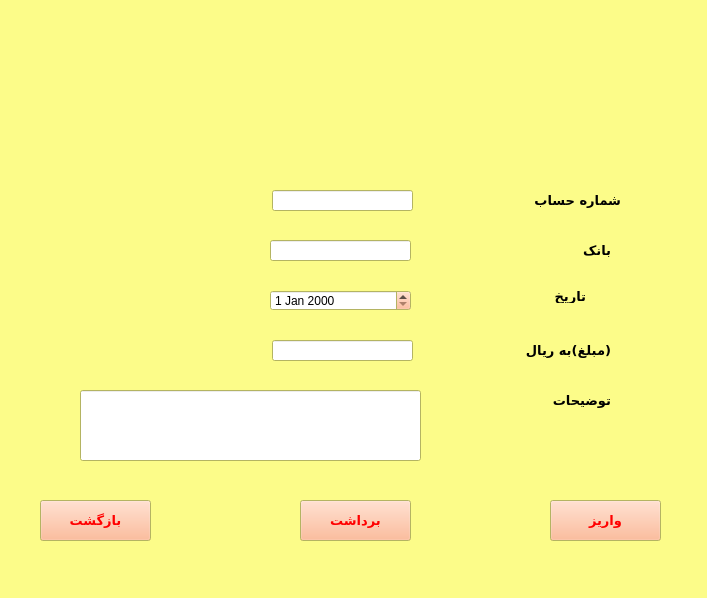
<?xml version="1.0" encoding="UTF-8"?>
<ui version="4.0">
 <class>Change</class>
 <widget class="QWidget" name="Change">
  <property name="geometry">
   <rect>
    <x>0</x>
    <y>0</y>
    <width>707</width>
    <height>598</height>
   </rect>
  </property>
  <property name="minimumSize">
   <size>
    <width>2</width>
    <height>3</height>
   </size>
  </property>
  <property name="palette">
   <palette>
    <active>
     <colorrole role="Button">
      <brush brushstyle="SolidPattern">
       <color alpha="255">
        <red>255</red>
        <green>170</green>
        <blue>127</blue>
       </color>
      </brush>
     </colorrole>
     <colorrole role="ButtonText">
      <brush brushstyle="SolidPattern">
       <color alpha="255">
        <red>255</red>
        <green>0</green>
        <blue>0</blue>
       </color>
      </brush>
     </colorrole>
     <colorrole role="Base">
      <brush brushstyle="SolidPattern">
       <color alpha="255">
        <red>255</red>
        <green>255</green>
        <blue>255</blue>
       </color>
      </brush>
     </colorrole>
     <colorrole role="Window">
      <brush brushstyle="SolidPattern">
       <color alpha="255">
        <red>252</red>
        <green>252</green>
        <blue>137</blue>
       </color>
      </brush>
     </colorrole>
    </active>
    <inactive>
     <colorrole role="Button">
      <brush brushstyle="SolidPattern">
       <color alpha="255">
        <red>255</red>
        <green>170</green>
        <blue>127</blue>
       </color>
      </brush>
     </colorrole>
     <colorrole role="ButtonText">
      <brush brushstyle="SolidPattern">
       <color alpha="255">
        <red>255</red>
        <green>0</green>
        <blue>0</blue>
       </color>
      </brush>
     </colorrole>
     <colorrole role="Base">
      <brush brushstyle="SolidPattern">
       <color alpha="255">
        <red>255</red>
        <green>255</green>
        <blue>255</blue>
       </color>
      </brush>
     </colorrole>
     <colorrole role="Window">
      <brush brushstyle="SolidPattern">
       <color alpha="255">
        <red>252</red>
        <green>252</green>
        <blue>137</blue>
       </color>
      </brush>
     </colorrole>
    </inactive>
    <disabled>
     <colorrole role="Button">
      <brush brushstyle="SolidPattern">
       <color alpha="255">
        <red>255</red>
        <green>170</green>
        <blue>127</blue>
       </color>
      </brush>
     </colorrole>
     <colorrole role="ButtonText">
      <brush brushstyle="SolidPattern">
       <color alpha="255">
        <red>120</red>
        <green>120</green>
        <blue>120</blue>
       </color>
      </brush>
     </colorrole>
     <colorrole role="Base">
      <brush brushstyle="SolidPattern">
       <color alpha="255">
        <red>252</red>
        <green>252</green>
        <blue>137</blue>
       </color>
      </brush>
     </colorrole>
     <colorrole role="Window">
      <brush brushstyle="SolidPattern">
       <color alpha="255">
        <red>252</red>
        <green>252</green>
        <blue>137</blue>
       </color>
      </brush>
     </colorrole>
    </disabled>
   </palette>
  </property>
  <property name="windowTitle">
   <string>Form</string>
  </property>
  <widget class="QPushButton" name="pushButton">
   <property name="geometry">
    <rect>
     <x>550</x>
     <y>500</y>
     <width>111</width>
     <height>41</height>
    </rect>
   </property>
   <property name="font">
    <font>
     <family>NPWLYaghout Bold</family>
     <pointsize>10</pointsize>
     <weight>75</weight>
     <bold>true</bold>
    </font>
   </property>
   <property name="text">
    <string>واریز</string>
   </property>
  </widget>
  <widget class="QPushButton" name="pushButton_2">
   <property name="geometry">
    <rect>
     <x>300</x>
     <y>500</y>
     <width>111</width>
     <height>41</height>
    </rect>
   </property>
   <property name="font">
    <font>
     <family>NPWLYaghout Bold</family>
     <pointsize>10</pointsize>
     <weight>75</weight>
     <bold>true</bold>
    </font>
   </property>
   <property name="text">
    <string>برداشت</string>
   </property>
  </widget>
  <widget class="QPushButton" name="pushButton_3">
   <property name="geometry">
    <rect>
     <x>40</x>
     <y>500</y>
     <width>111</width>
     <height>41</height>
    </rect>
   </property>
   <property name="font">
    <font>
     <family>NPWLYaghout Bold</family>
     <pointsize>10</pointsize>
     <weight>75</weight>
     <bold>true</bold>
    </font>
   </property>
   <property name="text">
    <string>بازگشت</string>
   </property>
  </widget>
  <widget class="QLabel" name="label">
   <property name="geometry">
    <rect>
     <x>520</x>
     <y>190</y>
     <width>101</width>
     <height>21</height>
    </rect>
   </property>
   <property name="font">
    <font>
     <family>NPWLYaghout Bold</family>
     <pointsize>10</pointsize>
     <weight>75</weight>
     <bold>true</bold>
    </font>
   </property>
   <property name="text">
    <string>شماره حساب</string>
   </property>
  </widget>
  <widget class="QLabel" name="label_2">
   <property name="geometry">
    <rect>
     <x>540</x>
     <y>240</y>
     <width>71</width>
     <height>21</height>
    </rect>
   </property>
   <property name="font">
    <font>
     <family>NPWLYaghout Bold</family>
     <pointsize>10</pointsize>
     <weight>75</weight>
     <bold>true</bold>
    </font>
   </property>
   <property name="text">
    <string>بانک</string>
   </property>
  </widget>
  <widget class="QLabel" name="label_3">
   <property name="geometry">
    <rect>
     <x>540</x>
     <y>290</y>
     <width>46</width>
     <height>13</height>
    </rect>
   </property>
   <property name="font">
    <font>
     <family>NPWLYaghout Bold</family>
     <pointsize>10</pointsize>
     <weight>75</weight>
     <bold>true</bold>
    </font>
   </property>
   <property name="text">
    <string>تاریخ</string>
   </property>
  </widget>
  <widget class="QLabel" name="label_4">
   <property name="geometry">
    <rect>
     <x>520</x>
     <y>340</y>
     <width>91</width>
     <height>20</height>
    </rect>
   </property>
   <property name="font">
    <font>
     <family>NPWLYaghout Bold</family>
     <pointsize>10</pointsize>
     <weight>75</weight>
     <bold>true</bold>
    </font>
   </property>
   <property name="text">
    <string>(مبلغ)به ریال</string>
   </property>
  </widget>
  <widget class="QLabel" name="label_5">
   <property name="geometry">
    <rect>
     <x>530</x>
     <y>390</y>
     <width>81</width>
     <height>21</height>
    </rect>
   </property>
   <property name="font">
    <font>
     <family>NPWLYaghout Bold</family>
     <pointsize>10</pointsize>
     <weight>75</weight>
     <bold>true</bold>
    </font>
   </property>
   <property name="text">
    <string>توضیحات</string>
   </property>
  </widget>
  <widget class="QLineEdit" name="lineEdit">
   <property name="geometry">
    <rect>
     <x>272</x>
     <y>190</y>
     <width>141</width>
     <height>21</height>
    </rect>
   </property>
  </widget>
  <widget class="QLineEdit" name="lineEdit_2">
   <property name="geometry">
    <rect>
     <x>270</x>
     <y>240</y>
     <width>141</width>
     <height>21</height>
    </rect>
   </property>
  </widget>
  <widget class="QLineEdit" name="lineEdit_4">
   <property name="geometry">
    <rect>
     <x>272</x>
     <y>340</y>
     <width>141</width>
     <height>21</height>
    </rect>
   </property>
  </widget>
  <widget class="QLineEdit" name="lineEdit_5">
   <property name="geometry">
    <rect>
     <x>80</x>
     <y>390</y>
     <width>341</width>
     <height>71</height>
    </rect>
   </property>
  </widget>
  <widget class="QDateEdit" name="dateEdit">
   <property name="geometry">
    <rect>
     <x>270</x>
     <y>290</y>
     <width>141</width>
     <height>21</height>
    </rect>
   </property>
  </widget>
 </widget>
 <resources/>
 <connections/>
</ui>
